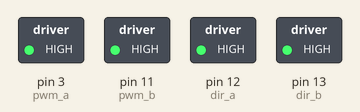
The sketch below on a simulated Arduino Uno, built with avr-gcc and run on an emulated ATmega328P. Parts: switched loads named in the sketch (green lamp = pin HIGH).

Above: at 0.05 s.
At 5.05 s:
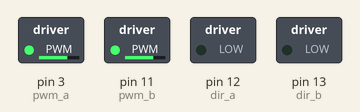
At 7.95 s:
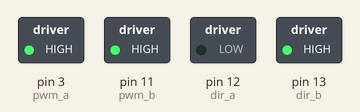
At 15.95 s:
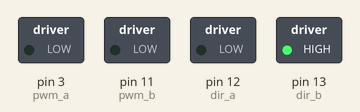
Timing chart, 0 to 20.8 s (numbered marks = the images above):
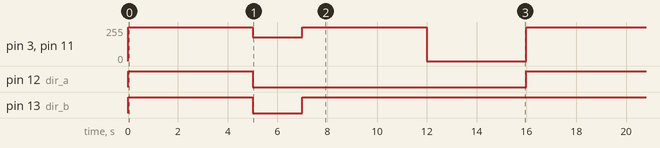

The sketch:

008-control_motors_with_the_motor_shield.ino
```cpp
// Settings for motor signals. Determined by the motor shield so don't change!
const int dir_a = 12;
const int dir_b = 13;
const int pwm_a = 3;
const int pwm_b = 11;

// Function for setting the speed for both motors.
void speed(int v) {
  analogWrite(pwm_a, v);
  analogWrite(pwm_b, v);
}

// Function for driving forward.
void drive() {
  digitalWrite(dir_a, HIGH);
  digitalWrite(dir_b, HIGH);
}

// Function for backing up
void back_up() {
  digitalWrite(dir_a, LOW);
  digitalWrite(dir_b, LOW);
}

// Function for turning left.
void turn_left() {
  digitalWrite(dir_a, LOW);
  digitalWrite(dir_b, HIGH);
}

// Function for turning right
void turn_right() {
  digitalWrite(dir_a, HIGH);
  digitalWrite(dir_b, LOW);
}

// Function for stopping
void stop() {
  speed(0);
}

// In setup we tell the controller which connections should be outputs.
void setup() {
  // Set all control pins to outputs.
  pinMode(dir_a, OUTPUT);
  pinMode(dir_b, OUTPUT);
  pinMode(pwm_a, OUTPUT);
  pinMode(pwm_b, OUTPUT);
}

// Loop runs a simple sequence where the robot drives forward, backwards and turns.
// This is where you put your own code to make the robot do more interesting things.
void loop(){
  // Drive forward for 5 seconds at full speed.
  speed(255);
  drive();
  delay(5000);
  // Back up for 2 seconds at a slower speed.
  speed(180);
  back_up();
  delay(2000);
  // Rotate left for 5 seconds.
  speed(255);
  turn_left();
  delay(5000);
  // Stop and wait for 4 seconds.
  stop();
  delay(4000);
}
```

Measured:
- by itself, pin 3 (pwm_a), pin 11 (pwm_b): repeats every 16.0 s: 180/255 2.0 s, 255/255 5.0 s, 0/255 4.0 s, 255/255 5.0 s
- by itself, pin 12 (dir_a): alternates HIGH for 5.0 s and LOW for 11.0 s
- by itself, pin 13 (dir_b): repeats every 16.0 s: LOW 2.0 s, HIGH 14.0 s
